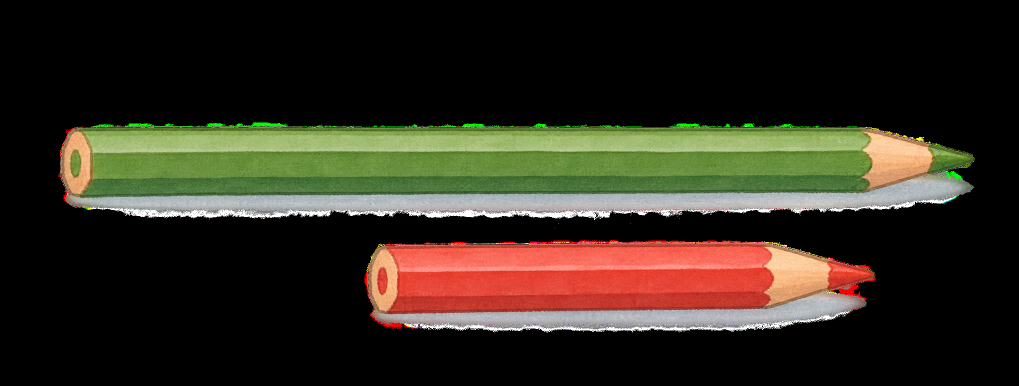
#> input picture assets/book2/p003_pencils_longer_shorter@2x.png, 2038 x 772 px (shown at 1/2 size)
$ python -i prepare_assets.py   (imports and definitions only)
#> lines starting #> are read from the running program, lines starting #| are printed output that depends on the picture; after the words box and inside, x2 and y2 are one past the last pixel; in counts of white or black regions, pixels touching at a corner belong together
"""Prepare original scans or the separate revised illustration registry."""
import argparse
import json
from pathlib import Path
from PIL import Image
root=Path(__file__).resolve().parents[1]
parser=argparse.ArgumentParser()
# [24 lines not run here, left out]

# [1 line that did not run here, left out]
# Someone's pencil in the scanned copy: green numbers written over the nuts give
# the answer away. Only the app copy is cleaned; the source scan stays as it was.
PENCIL_MARKS={'p015_nuts_columns_1_5'}
def without_pencil(im):
    import cv2, numpy as np
    bgr=cv2.cvtColor(np.array(im),cv2.COLOR_RGB2BGR).astype(int)
    b,r=bgr[:,:,0],bgr[:,:,2]
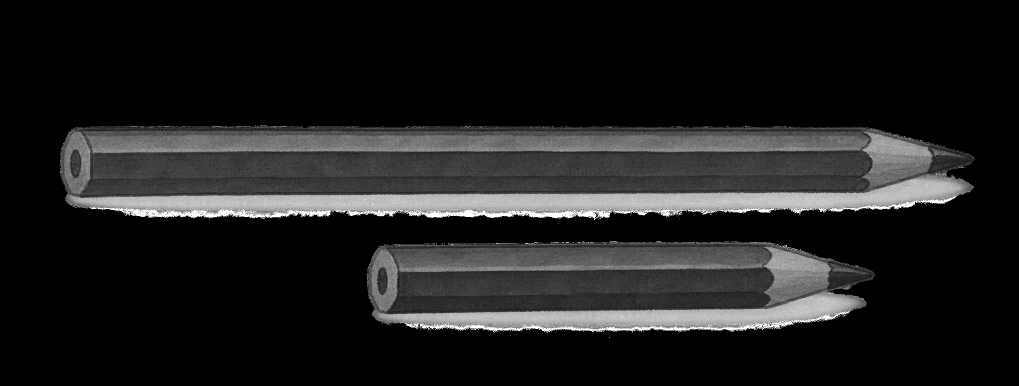
#> b: shape (772, 2038) int64 (shown at 1/2 size); min 0, max 255, mean 30.2
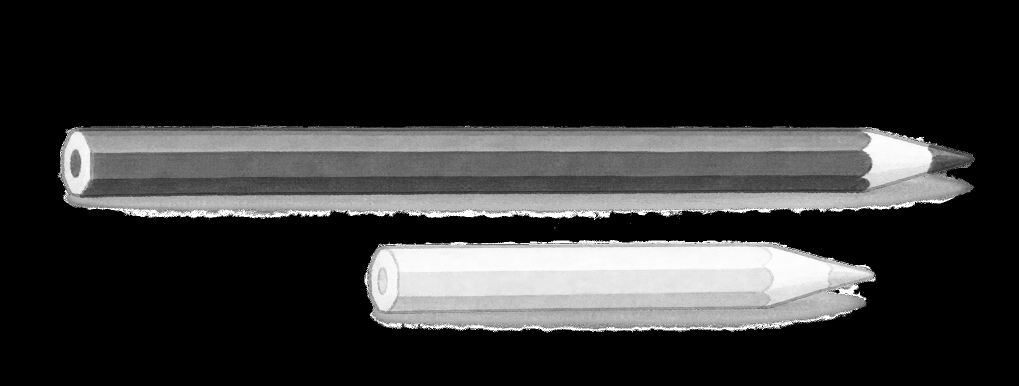
#> r: shape (772, 2038) int64 (shown at 1/2 size); min 0, max 255, mean 48.7
    # Paper and nuts are warm; the pencil is much cooler than the paper.
    mask=(((r-b)<50-18)&(r>90)).astype(np.uint8)*255
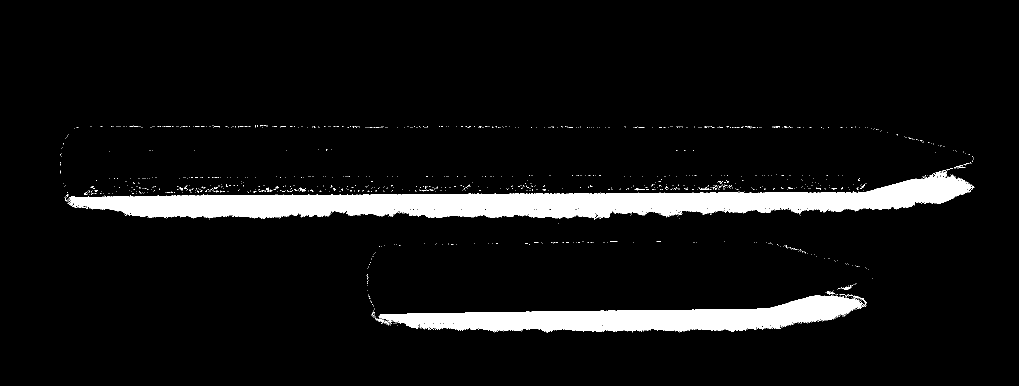
#> mask: shape (772, 2038) (shown at 1/2 size); 7% white; 1178 white regions (1163 under 20 px), largest, box (x1, y1, x2, y2) and area: (135, 341, 1946, 440) 71718, (751, 588, 1733, 665) 35119, (1686, 570, 1703, 579) 56
    mask=cv2.dilate(mask,np.ones((3,3),np.uint8),iterations=3)
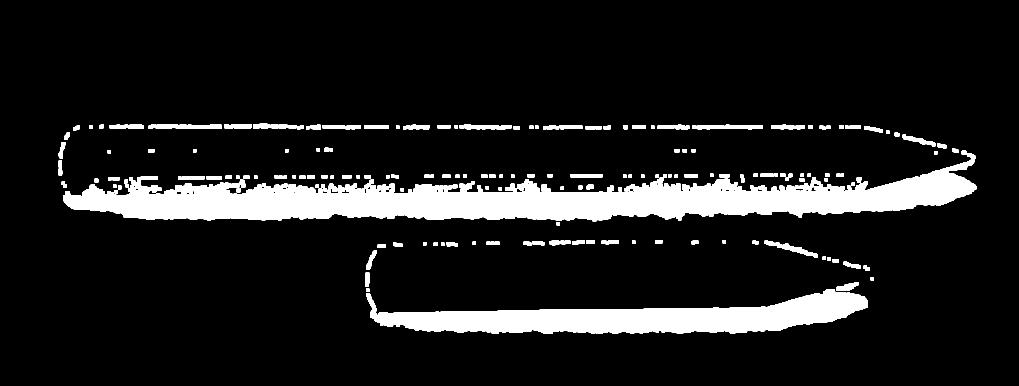
#> mask: shape (772, 2038) (shown at 1/2 size); 11.1% white; 191 white regions, largest, box (x1, y1, x2, y2) and area: (126, 300, 1953, 443) 105462, (733, 578, 1736, 668) 44859, (297, 248, 443, 258) 1140
    clean=cv2.inpaint(bgr.astype(np.uint8),mask,6,cv2.INPAINT_TELEA)
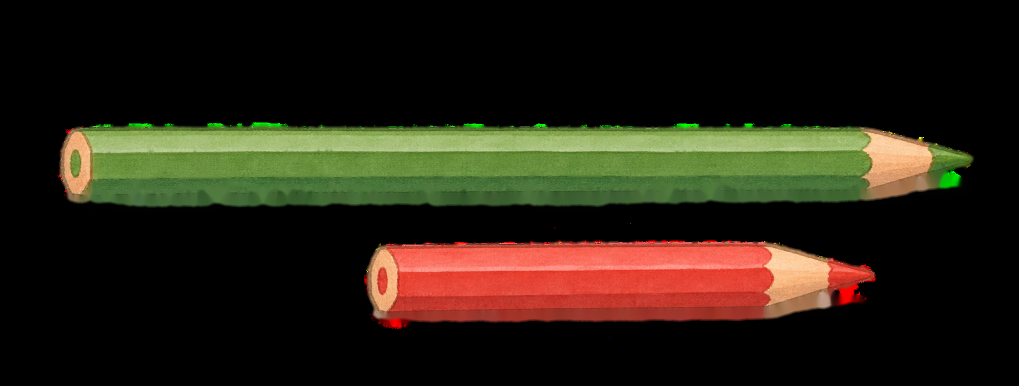
#> clean: shape (772, 2038, 3) (shown at 1/2 size); mean B, G, R 18.7, 32.4, 39.1
    return Image.fromarray(cv2.cvtColor(clean,cv2.COLOR_BGR2RGB))
entries=[]
# [12 lines not run here, left out]

>>> import cv2
>>> picture = cv2.cvtColor(cv2.imread('../assets/book2/p003_pencils_longer_shorter@2x.png'), cv2.COLOR_BGR2RGB)
>>> result = without_pencil(picture)

$ run again, on assets/book2/p007_one_mushroom.png
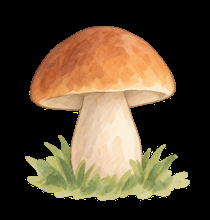
#> input picture assets/book2/p007_one_mushroom.png, 210 x 220 px
#> in without_pencil, `b,r=bgr[:,:,0],bgr[:,:,2]`:
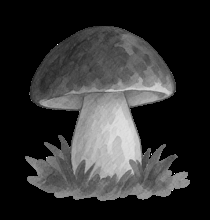
#> b: shape (220, 210) int64; min 0, max 255, mean 48.1
#> in without_pencil, `mask=cv2.dilate(mask,np.ones((3,3),np.uint8),iterations=3)`:
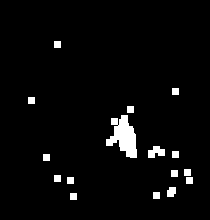
#> mask: shape (220, 210); 3.5% white; 16 white regions, largest, box (x1, y1, x2, y2) and area: (106, 115, 137, 158) 767, (148, 146, 165, 158) 140, (167, 187, 176, 197) 78

$ run again, on assets/book2/p007_one_squirrel.png
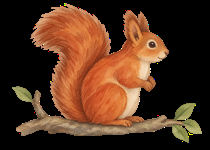
#> input picture assets/book2/p007_one_squirrel.png, 210 x 150 px
#> in without_pencil, `b,r=bgr[:,:,0],bgr[:,:,2]`:
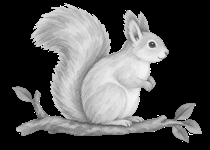
#> r: shape (150, 210) int64; min 0, max 255, mean 81.3
#> in without_pencil, `mask=cv2.dilate(mask,np.ones((3,3),np.uint8),iterations=3)`:
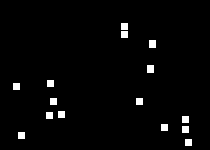
#> mask: shape (150, 210); 2.4% white; 15 white regions, largest, box (x1, y1, x2, y2) and area: (149, 40, 156, 48) 56, (147, 65, 154, 73) 56, (121, 23, 128, 30) 49
